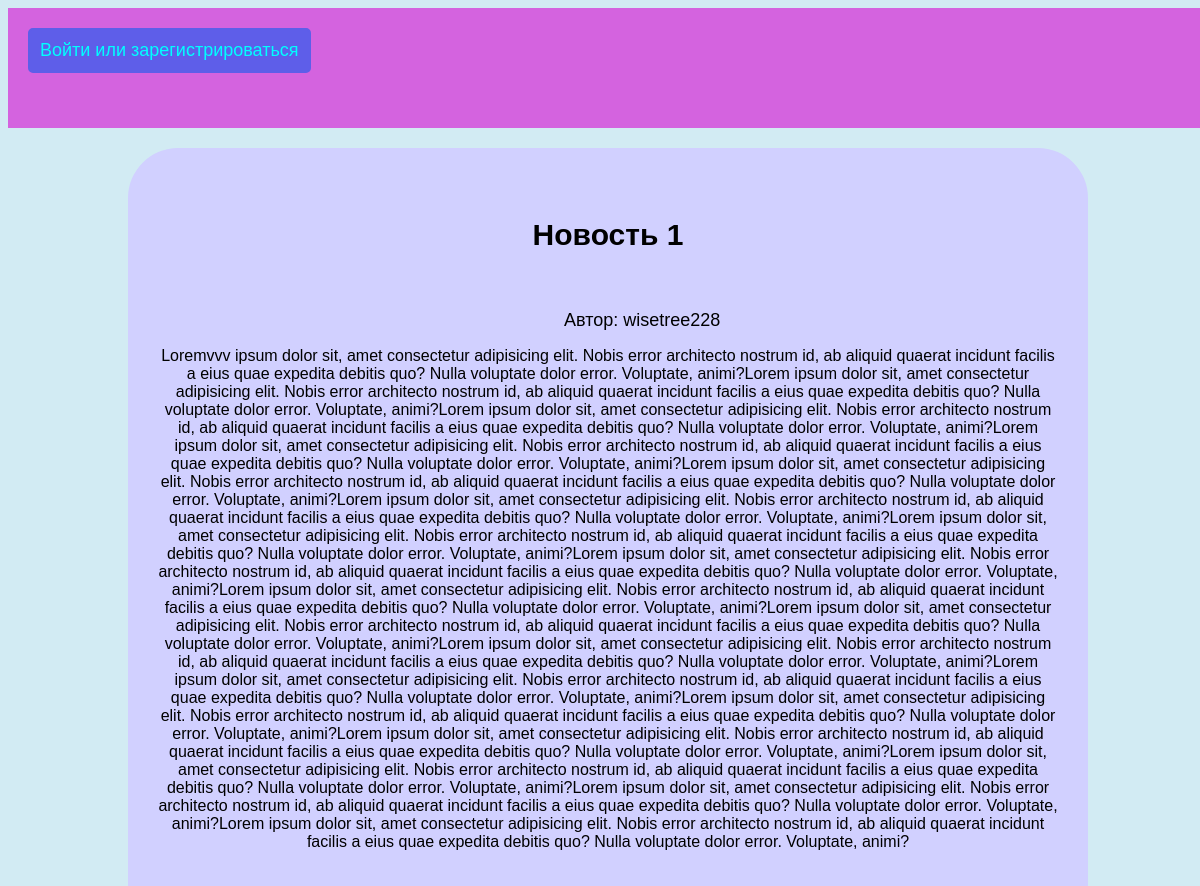
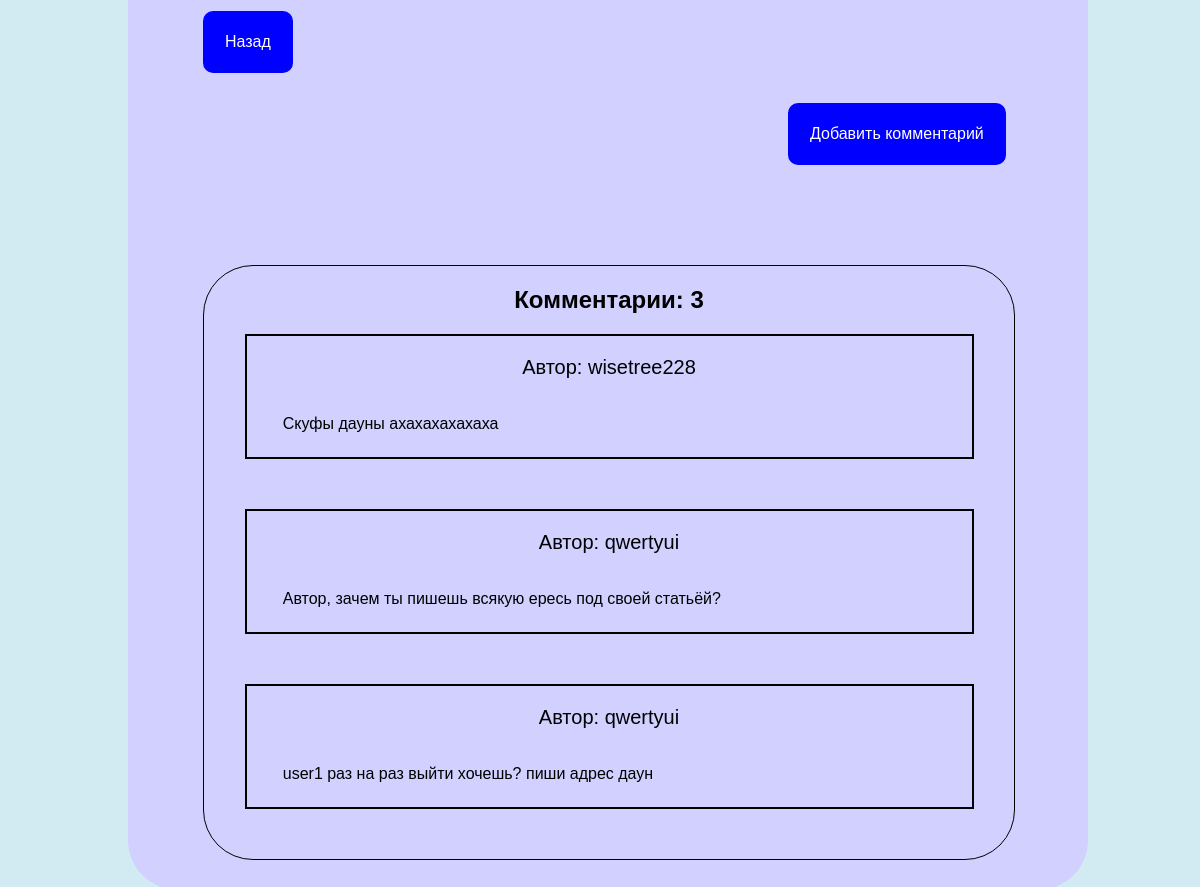
Page /view/3 on the committed database (2 pictures, top to bottom).
### tables this page shows
CREATE TABLE "article" (
	"id"	INTEGER NOT NULL UNIQUE,
	"name"	TEXT,
	"text"	TEXT,
	"author"	TEXT,
	PRIMARY KEY("id" AUTOINCREMENT)
);

CREATE TABLE "comment" (
	"id"	INTEGER NOT NULL UNIQUE,
	"new_id"	INTEGER NOT NULL,
	"author"	TEXT NOT NULL,
	"text"	TEXT NOT NULL,
	PRIMARY KEY("id" AUTOINCREMENT)
);

### main.py (the view)
@app.route("/view/<int:id>")  # обработчик динамического просмотра страницы
def detailview(id):
    if not check_id('article', f"id={id}"): # если нет такой статьи, перенос на страницу ошибки 404
        return redirect('error')
    article=selectOne('article', f"id={id}")
    auth=article[3]
    comments=selectAllWithCondition('comment', f"new_id={id}")
    leng=len(comments)
    return render_template('detailview.html', article=article, data=data, comments=comments, leng=leng, auth=auth)

### main.py (called while the page is built)
def selectAllWithCondition(table, cond):
    db = connect('database.db')
    cur = db.cursor()
    cur.execute(f"SELECT * FROM {table} WHERE {cond};")
    db.commit()
    list = cur.fetchall()
    db.close()
    return list

def selectOne(table, cond):
    db = connect('database.db')
    cur = db.cursor()
    cur.execute(f"SELECT * FROM {table} WHERE {cond};")
    db.commit()
    list = cur.fetchone()
    db.close()
    return list

def check_id(table, cond):
    db = connect('database.db')
    cur = db.cursor()
    cur.execute(f"SELECT * FROM {table} WHERE {cond};")
    db.commit()
    list = cur.fetchall()
    db.close()
    if len(list)>=1:
        return True
    return False

### templates/detailview.html (shortened to what this page needs)
{% extends 'layout.html' %}
{% block content %}
<div class="menu">
    {% if not data.userLogged %}
    <a class="log" href="{{url_for('login')}}">Войти или зарегистрироваться</a>
    {% else %}
    <a href="{{url_for('index')}}" class="username logout">Главная страница</a>
    <p class="username">Пользователь: {{data.userName}}</p>
    <a href="{{url_for('logout')}}" class="username logout">Выйти из аккаунта</a>
    <a href="{{url_for('profile')}}" class="username logout">Мой профиль</a>
    {% endif %}
</div>
<div class="container container-detail">
    <h4 class="name">{{article[1]}}</h4><br>
    <a href="{{url_for('otherprof', username=auth)}}" class="authh">Автор: {{auth}}</a>
    <p class="text">{{article[2]}}</p>
    <a class="add detail-back1" href="/">Назад</a>
    <a class="add detail-back" href="{{url_for('add_comment', id=article[0])}}">Добавить комментарий</a>
    <div class="comments">
        <h2 class="headcom">Комментарии: {{leng}}</h2>
        {% for comment in comments %}
        <div class="comment">
            <p class="cname">Автор: {{comment[2]}}</p>
            <p class="ctext">{{comment[3]}}</p>
        </div>
        {% endfor %}
    </div>
</div>
{% endblock %}

### templates/layout.html (shortened to what this page needs)
<!doctype html>
<html lang="ru">
<head>
</head>
<body>
    {% block content %}
        {% endblock %}
</body>
</html>

### templates/layout.html (style rules this page uses)
body { background-color: rgb(210, 235, 243); width: 100%; height: 100%; padding: 0%; }
.container { background-color: rgb(209, 208, 255); margin-top: 20px; width: 75%; height: 70%; margin-left: auto; margin-right: auto; border-radius: 50px; padding-top: 40px; padding-bottom: 40px; }
.name { font-size: 30px; text-align: center; }
* { font-family:Arial; text-decoration: none; }
.text { text-align: center; }
.add { background-color: rgb(0, 0, 255); color: white; border-radius: 10px; padding: 20px; margin-left: 100px; transition: all 0.2s; border: 2px solid blue; margin-top: 100px; }
.menu { width: 100%; height: 120px; background-color: rgb(212, 99, 223); margin-top: 0%; }
.log { font-size: large; background-color: rgb(94, 94, 233); padding: 10px; border-radius: 5px; margin: 20px; display: inline-block; color: aqua; transition: all 0.2s; border: 2px solid rgb(94, 94, 233); }
.container-detail { padding: 30px; }
.comments { width: 90%; border: 1px solid black; border-radius: 50px; margin-top: 100px; margin-left: 5%; }
.cname { display: block; width: 30%; margin-left: 35%; text-align: center; font-size: 20px; }
.ctext { display: inline-block; overflow: hidden; width: 90%; margin-left: 5%; margin-right: 10%; margin-bottom: 20px; }
.headcom { text-align: center; }
.comment { border: 2px solid rgb(0, 0, 0); margin-bottom: 50px; margin-left: 5%; margin-right: 5%; }
.detail-back { margin-top: 30px; display: inline-block; margin-left:70%; }
.detail-back1 { margin-top: 30px; display: inline-block; margin-left: 5%; }
.authh { color: #000; margin-left: 44%; border-radius: 10px; font-size: large; transition: all 0.2s; width: 20%; padding: 10px; }

### rows in the picture
article: name "Новость 1", author "wisetree228", text "Loremvvv ipsum dolor sit, amet consectetur adipisicing elit. Nobis error architecto nostrum id, ab aliquid quaerat incidunt facilis a eius quae expedita debitis quo? Nulla voluptate dolor error. Voluptate, animi?Lorem ipsum dolor sit, amet consectetur adipisicing elit. Nobis error architecto nostrum id, ab aliquid quaerat incidunt facilis a eius quae expedita debitis quo? Nulla voluptate dolor error. Voluptate, animi?Lorem ipsum dolor sit, amet consectetur adipisicing elit. Nobis error architecto nostrum id, ab aliquid quaerat incidunt facilis a eius quae expedita debitis quo? Nulla voluptate dolor error. Voluptate, animi?Lorem ipsum dolor sit, amet consectetur adipisicing elit. Nobis error…"
comment: author "wisetree228", text "Скуфы дауны ахахахахахаха"
comment: author "qwertyui", text "Автор, зачем ты пишешь всякую ересь под своей статьёй?"
comment: author "qwertyui", text "user1 раз на раз выйти хочешь? пиши адрес даун"

### other values in the picture
{{ leng }} "3"
